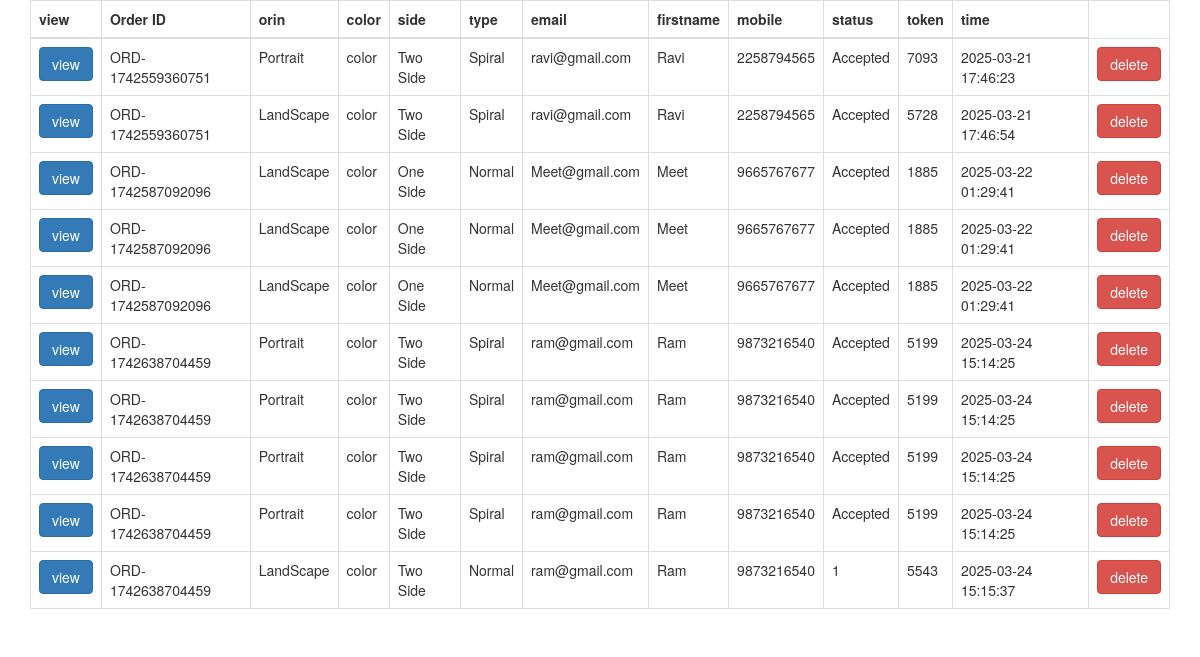
Screenshot of /website/admin.php with the database file from the repository.
### tables this page shows
CREATE TABLE `upload` (
  `order_id` varchar(255) NOT NULL,
  `file` longblob NOT NULL,
  `copies` int(255) NOT NULL,
  `orin` varchar(255) NOT NULL,
  `color` varchar(255) NOT NULL,
  `side` varchar(255) NOT NULL,
  `type` varchar(255) NOT NULL,
  `size` varchar(255) NOT NULL,
  `totalprice` int(255) NOT NULL,
  `email` varchar(255) NOT NULL,
  `firstname` varchar(255) NOT NULL,
  `mobile` bigint(255) NOT NULL,
  `status` varchar(255) NOT NULL,
  `token` int(255) NOT NULL,
  `time` varchar(255) NOT NULL,
  `payment_status` varchar(255) DEFAULT NULL
);

### website/admin.php (the view, shortened to what this page needs)
<?php
include "conn.php";
?>
<!DOCTYPE html>
<html lang="en">
<head>
    <link rel="stylesheet" href="https://maxcdn.bootstrapcdn.com/bootstrap/3.4.1/css/bootstrap.min.css">
</head>
<body>
<div class="container">
    <table class="table table-bordered" margin="20px;">
        <thead>
            <tr>
                <th>view</th>
                <th>Order ID</th>
                <th>orin</th>
                <th>color</th>
                <th>side</th>
                <th>type</th>
                <th>email</th>
                <th>firstname</th>
                <th>mobile</th>
                <th>status</th>
                <th>token</th>
                <th>time</th>
            </tr>
        </thead>
        <tbody>
            <?php
            $res=mysqli_query($conn,"select * from upload");
            while($row=mysqli_fetch_array($res))
            {
                echo "<tr>";
                echo "<td>";?> <form method="post" action="view.php">
                <button type="submit" class="btn btn-primary">view</button>
                </form> <?php echo "</td>";
                echo "<td>";  echo $row["order_id"]; echo "</td>";
                echo "<td>";  echo $row["orin"]; echo "</td>";
                echo "<td>";  echo $row["color"]; echo "</td>";
                echo "<td>";  echo $row["side"]; echo "</td>";
                echo "<td>";  echo $row["type"]; echo "</td>";
                echo "<td>";  echo $row["email"]; echo "</td>";
                echo "<td>";  echo $row["firstname"]; echo "</td>";
                echo "<td>";  echo $row["mobile"]; echo "</td>";
                echo "<td>";  echo $row["status"]; echo "</td>";
                echo "<td>";  echo $row["token"]; echo "</td>";
                echo "<td>";  echo $row["time"]; echo "</td>";
                echo "<td>";  ?><a href="delete.php?token=<?php echo  $row["token"]; ?> <button type="button" class="btn btn-danger">delete</button></a>  <?php echo "</td>";
                echo "</tr>";
            }
            ?>
        </tbody>
    </table>
</div>
</body>
</html>

### rows the page displays
upload: order "ORD-1742559360751", orin "Portrait", color "color", side "Two Side", type "Spiral", email "ravi@gmail.com", firstname "Ravi", mobile "2258794565", status "Accepted", token "7093", time "2025-03-21 17:46:23"
upload: order "ORD-1742559360751", orin "LandScape", color "color", side "Two Side", type "Spiral", email "ravi@gmail.com", firstname "Ravi", mobile "2258794565", status "Accepted", token "5728", time "2025-03-21 17:46:54"
upload: order "ORD-1742587092096", orin "LandScape", color "color", side "One Side", type "Normal", email "Meet@gmail.com", firstname "Meet", mobile "9665767677", status "Accepted", token "1885", time "2025-03-22 01:29:41"
upload: order "ORD-1742587092096", orin "LandScape", color "color", side "One Side", type "Normal", email "Meet@gmail.com", firstname "Meet", mobile "9665767677", status "Accepted", token "1885", time "2025-03-22 01:29:41"
upload: order "ORD-1742587092096", orin "LandScape", color "color", side "One Side", type "Normal", email "Meet@gmail.com", firstname "Meet", mobile "9665767677", status "Accepted", token "1885", time "2025-03-22 01:29:41"
upload: order "ORD-1742638704459", orin "Portrait", color "color", side "Two Side", type "Spiral", email "ram@gmail.com", firstname "Ram", mobile "9873216540", status "Accepted", token "5199", time "2025-03-24 15:14:25"
upload: order "ORD-1742638704459", orin "Portrait", color "color", side "Two Side", type "Spiral", email "ram@gmail.com", firstname "Ram", mobile "9873216540", status "Accepted", token "5199", time "2025-03-24 15:14:25"
upload: order "ORD-1742638704459", orin "Portrait", color "color", side "Two Side", type "Spiral", email "ram@gmail.com", firstname "Ram", mobile "9873216540", status "Accepted", token "5199", time "2025-03-24 15:14:25"
upload: order "ORD-1742638704459", orin "Portrait", color "color", side "Two Side", type "Spiral", email "ram@gmail.com", firstname "Ram", mobile "9873216540", status "Accepted", token "5199", time "2025-03-24 15:14:25"
upload: order "ORD-1742638704459", orin "LandScape", color "color", side "Two Side", type "Normal", email "ram@gmail.com", firstname "Ram", mobile "9873216540", status "1", token "5543", time "2025-03-24 15:15:37"
